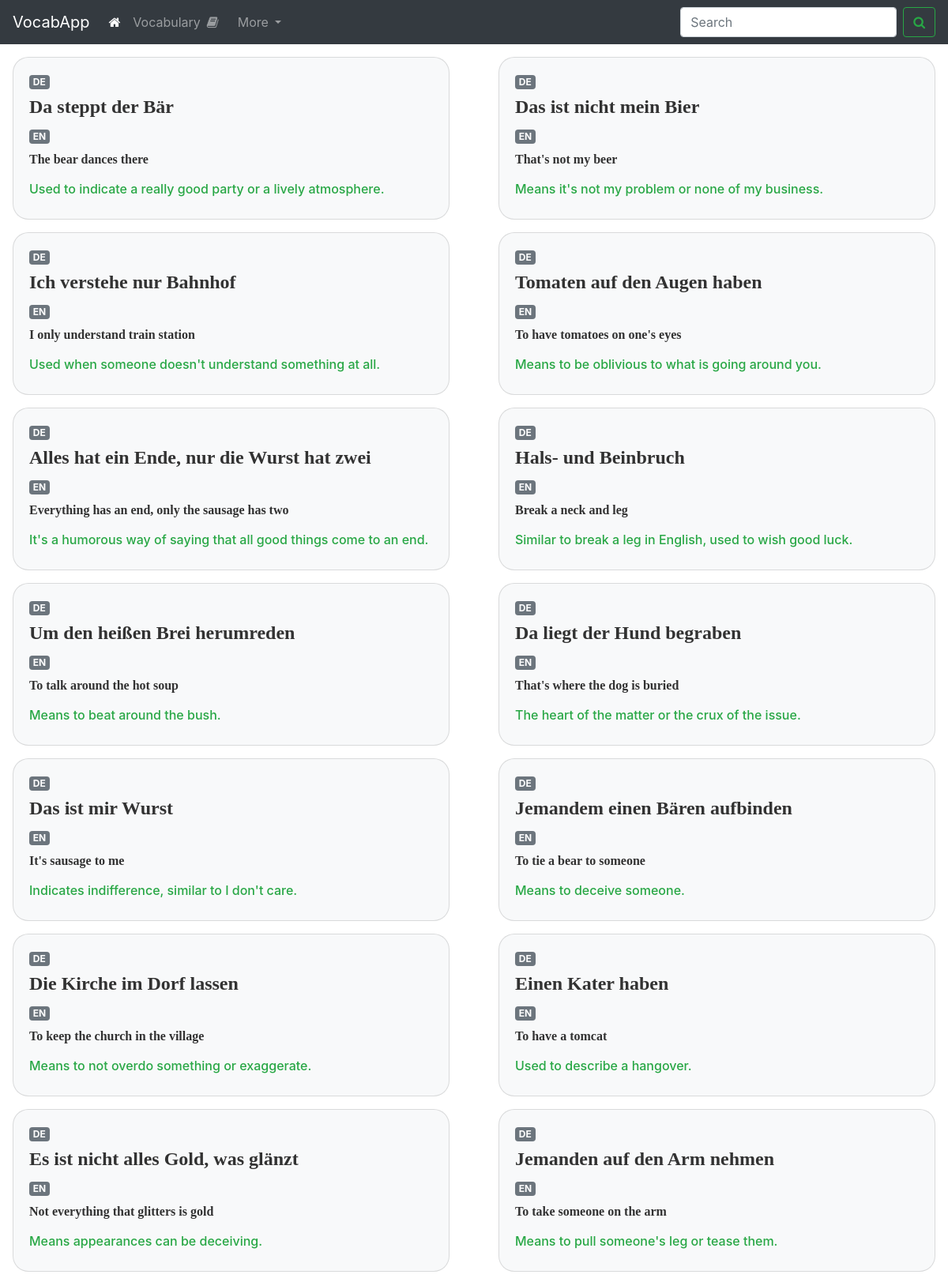
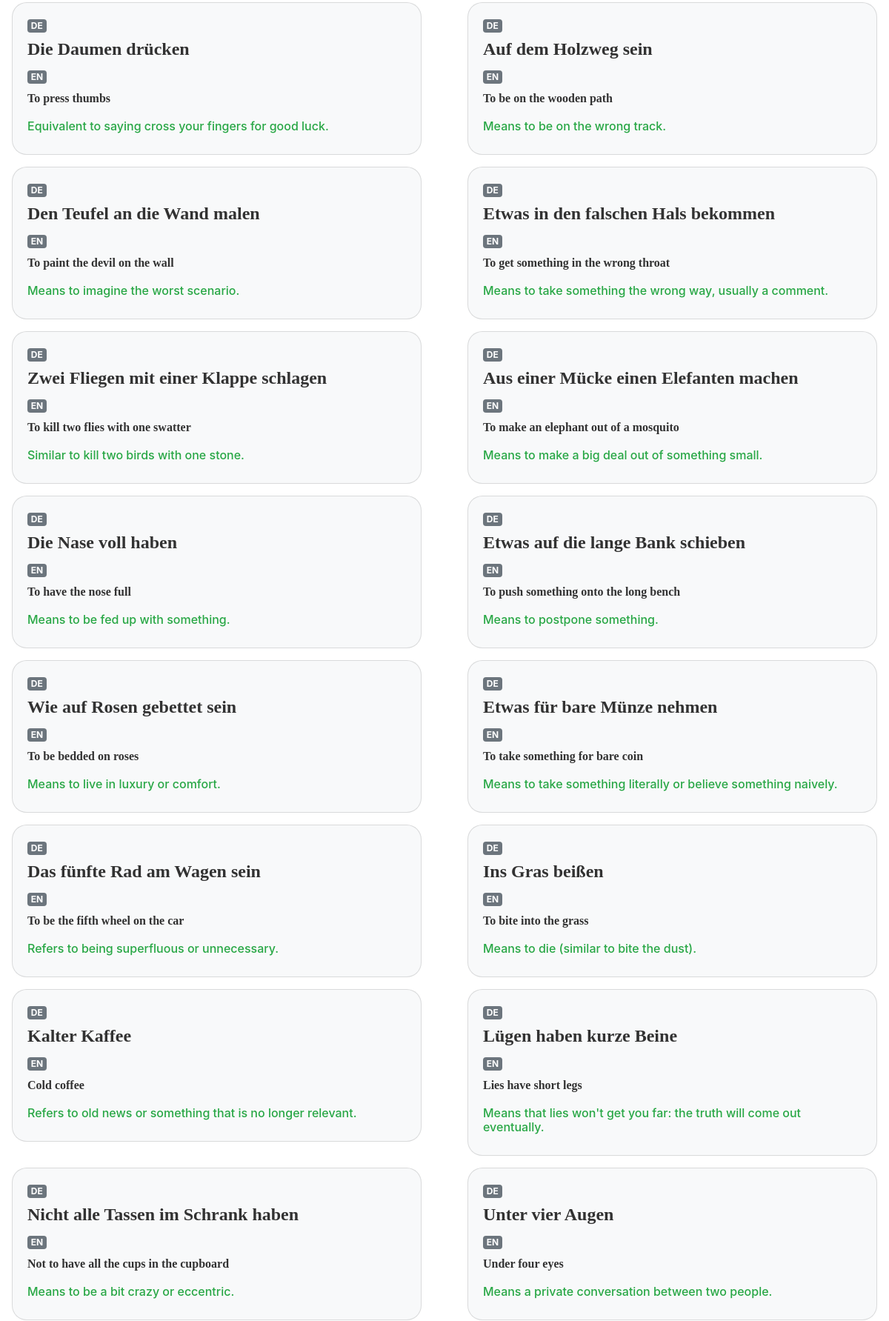
Page /idioms (upper part) on the committed database (2 pictures, top to bottom).
### app.py (models this page shows)
class Idioms(db.Model):
    __tablename__ = 'idioms'
    id = db.Column(db.Integer, primary_key=True, index=True)
    idiom_de = db.Column(db.String, unique=True)
    idiom_en = db.Column(db.String)
    explanation_en = db.Column(db.String)

### app.py (the view)
@app.route('/idioms')
def idioms():
    idioms_all = Idioms.query.filter_by().all()
    return render_template('idioms.html', idioms_all=idioms_all)

### templates/idioms.html (shortened to what this page needs)
<!DOCTYPE html>
<html lang="en">
<head>
    <link rel="stylesheet" href="https://stackpath.bootstrapcdn.com/bootstrap/4.3.1/css/bootstrap.min.css">
    <link rel="stylesheet" href="https://cdnjs.cloudflare.com/ajax/libs/font-awesome/4.7.0/css/font-awesome.min.css">
</head>
<body>
    <nav class="navbar navbar-expand-lg navbar-dark bg-dark sticky-top">
        <a class="navbar-brand" href="{{ url_for('index') }}">VocabApp</a>
        <div class="collapse navbar-collapse" id="navbarSupportedContent">
          <ul class="navbar-nav mr-auto">
            <li class="nav-item active">
              <a class="nav-link" href="{{ url_for('index') }}"> <i class="fa fa-home"></i> <span class="sr-only">(current)</span></a>
            </li>
            <li class="nav-item">
              <a class="nav-link" href="{{url_for('exercise_flip')}}">Vocabulary<i class="fa fa-book mx-2"></i> </a>
            </li>
            <li class="nav-item dropdown">
              <a class="nav-link dropdown-toggle" href="#" id="navbarDropdown" role="button" data-toggle="dropdown" aria-haspopup="true" aria-expanded="false">
                More
              </a>
            </li>
          </ul>
          <form class="form-inline my-2 my-lg-0">
            <input class="form-control mr-sm-2" type="search" placeholder="Search" aria-label="Search">
            <button class="btn btn-outline-success my-2 my-sm-0" type="submit"><i class="fa fa-search" aria-hidden="true"></i></button>
          </form>
        </div>
      </nav>
    <div class="row">
        {% for idiom in idioms_all %}
            <div class="col-md-6">
                <div class="card mt-3 mx-3 bg-light custom-rounded-card">
                    <div class="card-body">
                        <h6><span class="badge badge-secondary"> DE </span> </h6>
                        <h4 class="card-title idioms-heading ">{{ idiom.idiom_de }}</h4>
                        <h6><span class="badge badge-secondary"> EN </span> </h6>
                        <p class="card-text idioms-heading">{{ idiom.idiom_en }}</p>
                        <h6 class="text-success">{{ idiom.explanation_en }}</h6>
                    </div>
                </div>
            </div>
            {% if loop.index is divisibleby 2 %}
                </div><div class="row">
            {% endif %}
        {% endfor %}
    </div>
</body>
</html>

### templates/idioms.html (style rules this page uses)
.custom-rounded-card { border-radius: 20px !important; }
body { overflow-x: hidden; }
.idioms-heading { font-family: Ramillas,Ramillas-weightbold-roboto,Ramillas-weightbold-local,Georgia,Times,Serif; font-weight: 900; color:#323232; }

### rows in the picture
Idioms: idiom_de "Da steppt der Bär", idiom_en "The bear dances there", explanation_en "Used to indicate a really good party or a lively atmosphere."
Idioms: idiom_de "Das ist nicht mein Bier", idiom_en "That's not my beer", explanation_en "Means it's not my problem or none of my business."
Idioms: idiom_de "Ich verstehe nur Bahnhof", idiom_en "I only understand train station", explanation_en "Used when someone doesn't understand something at all."
Idioms: idiom_de "Tomaten auf den Augen haben", idiom_en "To have tomatoes on one's eyes", explanation_en "Means to be oblivious to what is going around you."
Idioms: idiom_de "Alles hat ein Ende, nur die Wurst hat zwei", idiom_en "Everything has an end, only the sausage has two", explanation_en "It's a humorous way of saying that all good things come to an end."
Idioms: idiom_de "Hals- und Beinbruch", idiom_en "Break a neck and leg", explanation_en "Similar to break a leg in English, used to wish good luck."
Idioms: idiom_de "Um den heißen Brei herumreden", idiom_en "To talk around the hot soup", explanation_en "Means to beat around the bush."
Idioms: idiom_de "Da liegt der Hund begraben", idiom_en "That's where the dog is buried", explanation_en "The heart of the matter or the crux of the issue."
Idioms: idiom_de "Das ist mir Wurst", idiom_en "It's sausage to me", explanation_en "Indicates indifference, similar to I don't care."
Idioms: idiom_de "Jemandem einen Bären aufbinden", idiom_en "To tie a bear to someone", explanation_en "Means to deceive someone."
Idioms: idiom_de "Die Kirche im Dorf lassen", idiom_en "To keep the church in the village", explanation_en "Means to not overdo something or exaggerate."
Idioms: idiom_de "Einen Kater haben", idiom_en "To have a tomcat", explanation_en "Used to describe a hangover."
Idioms: idiom_de "Es ist nicht alles Gold, was glänzt", idiom_en "Not everything that glitters is gold", explanation_en "Means appearances can be deceiving."
Idioms: idiom_de "Jemanden auf den Arm nehmen", idiom_en "To take someone on the arm", explanation_en "Means to pull someone's leg or tease them."
Idioms: idiom_de "Die Daumen drücken", idiom_en "To press thumbs", explanation_en "Equivalent to saying cross your fingers for good luck."
Idioms: idiom_de "Auf dem Holzweg sein", idiom_en "To be on the wooden path", explanation_en "Means to be on the wrong track."
Idioms: idiom_de "Den Teufel an die Wand malen", idiom_en "To paint the devil on the wall", explanation_en "Means to imagine the worst scenario."
Idioms: idiom_de "Etwas in den falschen Hals bekommen", idiom_en "To get something in the wrong throat", explanation_en "Means to take something the wrong way, usually a comment."
Idioms: idiom_de "Zwei Fliegen mit einer Klappe schlagen", idiom_en "To kill two flies with one swatter", explanation_en "Similar to kill two birds with one stone."
Idioms: idiom_de "Aus einer Mücke einen Elefanten machen", idiom_en "To make an elephant out of a mosquito", explanation_en "Means to make a big deal out of something small."
Idioms: idiom_de "Die Nase voll haben", idiom_en "To have the nose full", explanation_en "Means to be fed up with something."
Idioms: idiom_de "Etwas auf die lange Bank schieben", idiom_en "To push something onto the long bench", explanation_en "Means to postpone something."
Idioms: idiom_de "Wie auf Rosen gebettet sein", idiom_en "To be bedded on roses", explanation_en "Means to live in luxury or comfort."
Idioms: idiom_de "Etwas für bare Münze nehmen", idiom_en "To take something for bare coin", explanation_en "Means to take something literally or believe something naively."
Idioms: idiom_de "Das fünfte Rad am Wagen sein", idiom_en "To be the fifth wheel on the car", explanation_en "Refers to being superfluous or unnecessary."
Idioms: idiom_de "Ins Gras beißen", idiom_en "To bite into the grass", explanation_en "Means to die (similar to bite the dust)."
Idioms: idiom_de "Kalter Kaffee", idiom_en "Cold coffee", explanation_en "Refers to old news or something that is no longer relevant."
Idioms: idiom_de "Lügen haben kurze Beine", idiom_en "Lies have short legs", explanation_en "Means that lies won't get you far: the truth will come out eventually."
Idioms: idiom_de "Nicht alle Tassen im Schrank haben", idiom_en "Not to have all the cups in the cupboard", explanation_en "Means to be a bit crazy or eccentric."
Idioms: idiom_de "Unter vier Augen", idiom_en "Under four eyes", explanation_en "Means a private conversation between two people."
